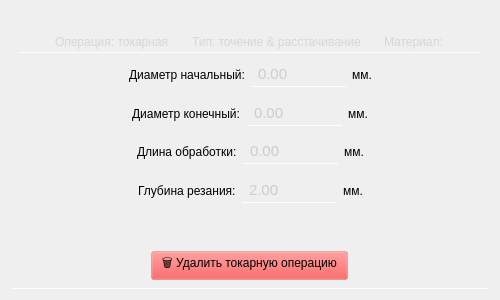
<?xml version="1.0" encoding="UTF-8"?>
<ui version="4.0">
 <class>WidgetTurning</class>
 <widget class="QWidget" name="WidgetTurning">
  <property name="geometry">
   <rect>
    <x>0</x>
    <y>0</y>
    <width>500</width>
    <height>300</height>
   </rect>
  </property>
  <property name="windowTitle">
   <string>Form</string>
  </property>
  <property name="styleSheet">
   <string notr="true"/>
  </property>
  <layout class="QVBoxLayout" name="verticalLayout_2">
   <item>
    <widget class="QWidget" name="widget" native="true">
     <property name="styleSheet">
      <string notr="true">background: none;
border-bottom: 1px solid white;</string>
     </property>
     <layout class="QVBoxLayout" name="verticalLayout">
      <item alignment="Qt::AlignmentFlag::AlignHCenter">
       <widget class="QWidget" name="horizontalWidget" native="true">
        <property name="styleSheet">
         <string notr="true">border-bottom: 1px solid white;
background: none;</string>
        </property>
        <layout class="QHBoxLayout" name="horizontalLayout_3">
         <property name="spacing">
          <number>10</number>
         </property>
         <property name="bottomMargin">
          <number>1</number>
         </property>
         <item>
          <spacer name="horizontalSpacer_5">
           <property name="orientation">
            <enum>Qt::Orientation::Horizontal</enum>
           </property>
           <property name="sizeHint" stdset="0">
            <size>
             <width>40</width>
             <height>20</height>
            </size>
           </property>
          </spacer>
         </item>
         <item alignment="Qt::AlignmentFlag::AlignBottom">
          <widget class="QLabel" name="label_5">
           <property name="font">
            <font>
             <underline>false</underline>
            </font>
           </property>
           <property name="styleSheet">
            <string notr="true">padding: 5 2 2 5;
color: rgb(214, 214, 214);

</string>
           </property>
           <property name="text">
            <string>Операция: токарная</string>
           </property>
          </widget>
         </item>
         <item alignment="Qt::AlignmentFlag::AlignBottom">
          <widget class="QLabel" name="label_3">
           <property name="styleSheet">
            <string notr="true">padding: 5 2 2 5;
color: rgb(214, 214, 214);

</string>
           </property>
           <property name="text">
            <string>Тип: точение &amp; расстачивание</string>
           </property>
          </widget>
         </item>
         <item alignment="Qt::AlignmentFlag::AlignBottom">
          <widget class="QLabel" name="label_type_material">
           <property name="styleSheet">
            <string notr="true">padding: 5 2 2 5;
color: rgb(214, 214, 214);

</string>
           </property>
           <property name="text">
            <string>Материал: </string>
           </property>
          </widget>
         </item>
         <item>
          <spacer name="horizontalSpacer_6">
           <property name="orientation">
            <enum>Qt::Orientation::Horizontal</enum>
           </property>
           <property name="sizeHint" stdset="0">
            <size>
             <width>40</width>
             <height>20</height>
            </size>
           </property>
          </spacer>
         </item>
        </layout>
       </widget>
      </item>
      <item>
       <layout class="QHBoxLayout" name="horizontalLayout">
        <item>
         <spacer name="horizontalSpacer">
          <property name="orientation">
           <enum>Qt::Orientation::Horizontal</enum>
          </property>
          <property name="sizeHint" stdset="0">
           <size>
            <width>40</width>
            <height>20</height>
           </size>
          </property>
         </spacer>
        </item>
        <item>
         <widget class="QLabel" name="label">
          <property name="styleSheet">
           <string notr="true">background: none;
border: none;</string>
          </property>
          <property name="text">
           <string>Диаметр начальный:</string>
          </property>
         </widget>
        </item>
        <item>
         <widget class="QDoubleSpinBox" name="doubleSpinBox_diameter_zag">
          <property name="styleSheet">
           <string notr="true">QDoubleSpinBox {
	padding: 2 5 2 5;	
	border: none;
	border-bottom: 1px solid white;
	border-radius: none;
	background: rgba(255, 255, 255, 0);
	transition: color 0.3s ease;
	transition: border-bottom 0.4s ease;
	color: rgb(204, 204, 204);
	font-size: 11pt
}

QDoubleSpinBox:disabled {
	color: rgb(120, 106, 107);
	background: rgba(255, 255, 255, 20);
}

QDoubleSpinBox:hover {
	color: rgb(255, 255, 255)
}

QDoubleSpinBox:pressed {
	border-bottom: 1px solid white;
}
</string>
          </property>
          <property name="maximum">
           <double>10000.000000000000000</double>
          </property>
         </widget>
        </item>
        <item>
         <widget class="QLabel" name="label_4">
          <property name="styleSheet">
           <string notr="true">background: none;
border: none;</string>
          </property>
          <property name="text">
           <string>мм.</string>
          </property>
         </widget>
        </item>
        <item>
         <spacer name="horizontalSpacer_2">
          <property name="orientation">
           <enum>Qt::Orientation::Horizontal</enum>
          </property>
          <property name="sizeHint" stdset="0">
           <size>
            <width>40</width>
            <height>20</height>
           </size>
          </property>
         </spacer>
        </item>
       </layout>
      </item>
      <item>
       <layout class="QHBoxLayout" name="horizontalLayout_4">
        <item>
         <spacer name="horizontalSpacer_7">
          <property name="orientation">
           <enum>Qt::Orientation::Horizontal</enum>
          </property>
          <property name="sizeHint" stdset="0">
           <size>
            <width>40</width>
            <height>20</height>
           </size>
          </property>
         </spacer>
        </item>
        <item>
         <widget class="QLabel" name="label_2">
          <property name="styleSheet">
           <string notr="true">background: none;
border: none;</string>
          </property>
          <property name="text">
           <string>Диаметр конечный:</string>
          </property>
         </widget>
        </item>
        <item>
         <widget class="QDoubleSpinBox" name="doubleSpinBox_diameter_det">
          <property name="styleSheet">
           <string notr="true">QDoubleSpinBox {
	padding: 2 5 2 5;	
	border: none;
	border-bottom: 1px solid white;
	border-radius: none;
	background: rgba(255, 255, 255, 0);
	transition: color 0.3s ease;
	transition: border-bottom 0.4s ease;
	color: rgb(204, 204, 204);
	font-size: 11pt
}

QDoubleSpinBox:disabled {
	color: rgb(120, 106, 107);
	background: rgba(255, 255, 255, 20);
}

QDoubleSpinBox:hover {
	color: rgb(255, 255, 255)
}

QDoubleSpinBox:pressed {
	border-bottom: 1px solid white;
}
</string>
          </property>
          <property name="maximum">
           <double>10000.000000000000000</double>
          </property>
         </widget>
        </item>
        <item>
         <widget class="QLabel" name="label_6">
          <property name="styleSheet">
           <string notr="true">background: none;
border: none;</string>
          </property>
          <property name="text">
           <string>мм.</string>
          </property>
         </widget>
        </item>
        <item>
         <spacer name="horizontalSpacer_8">
          <property name="orientation">
           <enum>Qt::Orientation::Horizontal</enum>
          </property>
          <property name="sizeHint" stdset="0">
           <size>
            <width>40</width>
            <height>20</height>
           </size>
          </property>
         </spacer>
        </item>
       </layout>
      </item>
      <item>
       <layout class="QHBoxLayout" name="horizontalLayout_5">
        <item>
         <spacer name="horizontalSpacer_9">
          <property name="orientation">
           <enum>Qt::Orientation::Horizontal</enum>
          </property>
          <property name="sizeHint" stdset="0">
           <size>
            <width>40</width>
            <height>20</height>
           </size>
          </property>
         </spacer>
        </item>
        <item>
         <widget class="QLabel" name="label_7">
          <property name="styleSheet">
           <string notr="true">background: none;
border: none;</string>
          </property>
          <property name="text">
           <string>Длина обработки:</string>
          </property>
         </widget>
        </item>
        <item>
         <widget class="QDoubleSpinBox" name="doubleSpinBox__length">
          <property name="styleSheet">
           <string notr="true">QDoubleSpinBox {
	padding: 2 5 2 5;	
	border: none;
	border-bottom: 1px solid white;
	border-radius: none;
	background: rgba(255, 255, 255, 0);
	transition: color 0.3s ease;
	transition: border-bottom 0.4s ease;
	color: rgb(204, 204, 204);
	font-size: 11pt
}

QDoubleSpinBox:disabled {
	color: rgb(120, 106, 107);
	background: rgba(255, 255, 255, 20);
}

QDoubleSpinBox:hover {
	color: rgb(255, 255, 255)
}

QDoubleSpinBox:pressed {
	border-bottom: 1px solid white;
}
</string>
          </property>
          <property name="maximum">
           <double>10000.000000000000000</double>
          </property>
         </widget>
        </item>
        <item>
         <widget class="QLabel" name="label_8">
          <property name="styleSheet">
           <string notr="true">background: none;
border: none;</string>
          </property>
          <property name="text">
           <string>мм.</string>
          </property>
         </widget>
        </item>
        <item>
         <spacer name="horizontalSpacer_10">
          <property name="orientation">
           <enum>Qt::Orientation::Horizontal</enum>
          </property>
          <property name="sizeHint" stdset="0">
           <size>
            <width>40</width>
            <height>20</height>
           </size>
          </property>
         </spacer>
        </item>
       </layout>
      </item>
      <item>
       <layout class="QHBoxLayout" name="horizontalLayout_6">
        <item>
         <spacer name="horizontalSpacer_11">
          <property name="orientation">
           <enum>Qt::Orientation::Horizontal</enum>
          </property>
          <property name="sizeHint" stdset="0">
           <size>
            <width>40</width>
            <height>20</height>
           </size>
          </property>
         </spacer>
        </item>
        <item>
         <widget class="QLabel" name="label_9">
          <property name="styleSheet">
           <string notr="true">background: none;
border: none;</string>
          </property>
          <property name="text">
           <string>Глубина резания:</string>
          </property>
         </widget>
        </item>
        <item>
         <widget class="QDoubleSpinBox" name="doubleSpinBox_depth">
          <property name="styleSheet">
           <string notr="true">QDoubleSpinBox {
	padding: 2 5 2 5;	
	border: none;
	border-bottom: 1px solid white;
	border-radius: none;
	background: rgba(255, 255, 255, 0);
	transition: color 0.3s ease;
	transition: border-bottom 0.4s ease;
	color: rgb(204, 204, 204);
	font-size: 11pt
}

QDoubleSpinBox:disabled {
	color: rgb(120, 106, 107);
	background: rgba(255, 255, 255, 20);
}

QDoubleSpinBox:hover {
	color: rgb(255, 255, 255)
}

QDoubleSpinBox:pressed {
	border-bottom: 1px solid white;
}
</string>
          </property>
          <property name="maximum">
           <double>10000.000000000000000</double>
          </property>
          <property name="value">
           <double>2.000000000000000</double>
          </property>
         </widget>
        </item>
        <item>
         <widget class="QLabel" name="label_10">
          <property name="styleSheet">
           <string notr="true">background: none;
border: none;</string>
          </property>
          <property name="text">
           <string>мм.</string>
          </property>
         </widget>
        </item>
        <item>
         <spacer name="horizontalSpacer_12">
          <property name="orientation">
           <enum>Qt::Orientation::Horizontal</enum>
          </property>
          <property name="sizeHint" stdset="0">
           <size>
            <width>40</width>
            <height>20</height>
           </size>
          </property>
         </spacer>
        </item>
       </layout>
      </item>
      <item alignment="Qt::AlignmentFlag::AlignHCenter">
       <widget class="QLabel" name="label_info">
        <property name="text">
         <string/>
        </property>
       </widget>
      </item>
      <item alignment="Qt::AlignmentFlag::AlignHCenter">
       <widget class="QPushButton" name="pushButton_delete_operation">
        <property name="styleSheet">
         <string notr="true">QPushButton {
	height: 20px;
	background-color: rgba(255, 39, 39, 50);
	padding: 2 10 5 10;
}
QPushButton:hover {
	background-color: rgba(37, 131, 255, 90)
}
QPushButton:pressed {
	background-color: rgb(0, 53, 93)
}</string>
        </property>
        <property name="text">
         <string>🗑️ Удалить токарную операцию</string>
        </property>
       </widget>
      </item>
     </layout>
    </widget>
   </item>
  </layout>
 </widget>
 <resources/>
 <connections/>
</ui>
